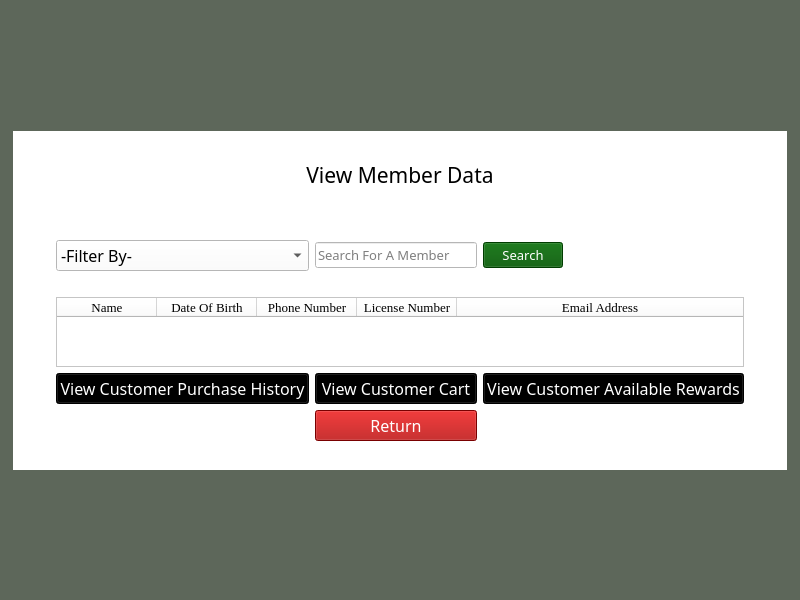
<?xml version="1.0" encoding="UTF-8"?>
<ui version="4.0">
 <class>MainWindow</class>
 <widget class="QMainWindow" name="MainWindow">
  <property name="geometry">
   <rect>
    <x>0</x>
    <y>0</y>
    <width>800</width>
    <height>600</height>
   </rect>
  </property>
  <property name="windowTitle">
   <string>Limitless Loyalty</string>
  </property>
  <property name="styleSheet">
   <string notr="true">background-color: rgb(93, 103, 90);</string>
  </property>
  <widget class="QWidget" name="centralwidget">
   <layout class="QGridLayout" name="gridLayout_2">
    <item row="2" column="0">
     <spacer name="horizontalSpacer_4">
      <property name="orientation">
       <enum>Qt::Horizontal</enum>
      </property>
      <property name="sizeHint" stdset="0">
       <size>
        <width>40</width>
        <height>20</height>
       </size>
      </property>
     </spacer>
    </item>
    <item row="4" column="1">
     <spacer name="verticalSpacer_4">
      <property name="orientation">
       <enum>Qt::Vertical</enum>
      </property>
      <property name="sizeHint" stdset="0">
       <size>
        <width>20</width>
        <height>40</height>
       </size>
      </property>
     </spacer>
    </item>
    <item row="1" column="1">
     <spacer name="horizontalSpacer_10">
      <property name="orientation">
       <enum>Qt::Horizontal</enum>
      </property>
      <property name="sizeHint" stdset="0">
       <size>
        <width>40</width>
        <height>20</height>
       </size>
      </property>
     </spacer>
    </item>
    <item row="2" column="2">
     <spacer name="horizontalSpacer_5">
      <property name="orientation">
       <enum>Qt::Horizontal</enum>
      </property>
      <property name="sizeHint" stdset="0">
       <size>
        <width>40</width>
        <height>20</height>
       </size>
      </property>
     </spacer>
    </item>
    <item row="0" column="1">
     <spacer name="verticalSpacer_3">
      <property name="orientation">
       <enum>Qt::Vertical</enum>
      </property>
      <property name="sizeHint" stdset="0">
       <size>
        <width>20</width>
        <height>40</height>
       </size>
      </property>
     </spacer>
    </item>
    <item row="3" column="1">
     <spacer name="horizontalSpacer_9">
      <property name="orientation">
       <enum>Qt::Horizontal</enum>
      </property>
      <property name="sizeHint" stdset="0">
       <size>
        <width>40</width>
        <height>20</height>
       </size>
      </property>
     </spacer>
    </item>
    <item row="2" column="1">
     <widget class="QWidget" name="gridWidget" native="true">
      <property name="styleSheet">
       <string notr="true">background-color: rgb(255, 255, 255);</string>
      </property>
      <layout class="QGridLayout" name="gridLayout">
       <item row="3" column="2">
        <spacer name="horizontalSpacer_6">
         <property name="orientation">
          <enum>Qt::Horizontal</enum>
         </property>
         <property name="sizeHint" stdset="0">
          <size>
           <width>40</width>
           <height>20</height>
          </size>
         </property>
        </spacer>
       </item>
       <item row="11" column="2">
        <widget class="QPushButton" name="viewCartBtn">
         <property name="font">
          <font>
           <family>Bell MT</family>
           <pointsize>12</pointsize>
          </font>
         </property>
         <property name="styleSheet">
          <string notr="true">background-color: rgb(0, 0, 0);
color: rgb(255, 255, 255);</string>
         </property>
         <property name="text">
          <string>View Customer Cart</string>
         </property>
        </widget>
       </item>
       <item row="5" column="1">
        <widget class="QComboBox" name="filterBox">
         <property name="font">
          <font>
           <family>Bell MT</family>
           <pointsize>12</pointsize>
          </font>
         </property>
         <item>
          <property name="text">
           <string>-Filter By-</string>
          </property>
         </item>
         <item>
          <property name="text">
           <string>Name</string>
          </property>
         </item>
         <item>
          <property name="text">
           <string>Date of Birth</string>
          </property>
         </item>
         <item>
          <property name="text">
           <string>Phone Number</string>
          </property>
         </item>
         <item>
          <property name="text">
           <string>License Number</string>
          </property>
         </item>
         <item>
          <property name="text">
           <string>Email</string>
          </property>
         </item>
        </widget>
       </item>
       <item row="5" column="0">
        <spacer name="horizontalSpacer_2">
         <property name="orientation">
          <enum>Qt::Horizontal</enum>
         </property>
         <property name="sizeHint" stdset="0">
          <size>
           <width>40</width>
           <height>20</height>
          </size>
         </property>
        </spacer>
       </item>
       <item row="15" column="1" colspan="2">
        <spacer name="horizontalSpacer_7">
         <property name="orientation">
          <enum>Qt::Horizontal</enum>
         </property>
         <property name="sizeHint" stdset="0">
          <size>
           <width>40</width>
           <height>20</height>
          </size>
         </property>
        </spacer>
       </item>
       <item row="5" column="3">
        <widget class="QPushButton" name="searchBtn">
         <property name="font">
          <font>
           <family>Bell MT</family>
           <pointsize>10</pointsize>
          </font>
         </property>
         <property name="styleSheet">
          <string notr="true">background-color: rgb(0, 85, 0);
color: rgb(255, 255, 255);</string>
         </property>
         <property name="text">
          <string>Search</string>
         </property>
        </widget>
       </item>
       <item row="7" column="1" colspan="4">
        <widget class="QTableWidget" name="tableWidget">
         <property name="font">
          <font>
           <family>MS Shell Dlg 2</family>
           <pointsize>10</pointsize>
          </font>
         </property>
         <property name="horizontalScrollBarPolicy">
          <enum>Qt::ScrollBarAsNeeded</enum>
         </property>
         <property name="sizeAdjustPolicy">
          <enum>QAbstractScrollArea::AdjustToContentsOnFirstShow</enum>
         </property>
         <property name="alternatingRowColors">
          <bool>false</bool>
         </property>
         <property name="selectionMode">
          <enum>QAbstractItemView::ExtendedSelection</enum>
         </property>
         <attribute name="horizontalHeaderCascadingSectionResizes">
          <bool>true</bool>
         </attribute>
         <attribute name="horizontalHeaderMinimumSectionSize">
          <number>50</number>
         </attribute>
         <attribute name="horizontalHeaderStretchLastSection">
          <bool>true</bool>
         </attribute>
         <attribute name="verticalHeaderCascadingSectionResizes">
          <bool>false</bool>
         </attribute>
         <column>
          <property name="text">
           <string>Name</string>
          </property>
          <property name="font">
           <font>
            <family>Times New Roman</family>
            <pointsize>10</pointsize>
           </font>
          </property>
         </column>
         <column>
          <property name="text">
           <string>Date Of Birth</string>
          </property>
          <property name="font">
           <font>
            <family>Times New Roman</family>
            <pointsize>10</pointsize>
           </font>
          </property>
         </column>
         <column>
          <property name="text">
           <string>Phone Number</string>
          </property>
          <property name="font">
           <font>
            <family>Times New Roman</family>
            <pointsize>10</pointsize>
           </font>
          </property>
         </column>
         <column>
          <property name="text">
           <string>License Number</string>
          </property>
          <property name="font">
           <font>
            <family>Times New Roman</family>
            <pointsize>10</pointsize>
           </font>
          </property>
         </column>
         <column>
          <property name="text">
           <string>Email Address</string>
          </property>
          <property name="font">
           <font>
            <family>Times New Roman</family>
            <pointsize>10</pointsize>
           </font>
          </property>
         </column>
        </widget>
       </item>
       <item row="14" column="2">
        <widget class="QPushButton" name="returnBtn">
         <property name="font">
          <font>
           <family>Bell MT</family>
           <pointsize>12</pointsize>
          </font>
         </property>
         <property name="styleSheet">
          <string notr="true">background-color: rgb(170, 0, 0);
color: rgb(255, 255, 255);</string>
         </property>
         <property name="text">
          <string>Return</string>
         </property>
         <property name="autoDefault">
          <bool>true</bool>
         </property>
        </widget>
       </item>
       <item row="0" column="2">
        <spacer name="horizontalSpacer_8">
         <property name="orientation">
          <enum>Qt::Horizontal</enum>
         </property>
         <property name="sizeHint" stdset="0">
          <size>
           <width>40</width>
           <height>20</height>
          </size>
         </property>
        </spacer>
       </item>
       <item row="5" column="4">
        <spacer name="horizontalSpacer_11">
         <property name="orientation">
          <enum>Qt::Horizontal</enum>
         </property>
         <property name="sizeHint" stdset="0">
          <size>
           <width>40</width>
           <height>20</height>
          </size>
         </property>
        </spacer>
       </item>
       <item row="2" column="0" colspan="6">
        <widget class="QLabel" name="errMsg">
         <property name="font">
          <font>
           <family>Bell MT</family>
           <pointsize>10</pointsize>
          </font>
         </property>
         <property name="styleSheet">
          <string notr="true">color: rgb(255, 255, 255);</string>
         </property>
         <property name="text">
          <string>&lt;DEFAULT ERROR TEXT&gt;</string>
         </property>
         <property name="alignment">
          <set>Qt::AlignCenter</set>
         </property>
        </widget>
       </item>
       <item row="6" column="5">
        <spacer name="horizontalSpacer">
         <property name="orientation">
          <enum>Qt::Horizontal</enum>
         </property>
         <property name="sizeHint" stdset="0">
          <size>
           <width>40</width>
           <height>20</height>
          </size>
         </property>
        </spacer>
       </item>
       <item row="5" column="2">
        <widget class="QLineEdit" name="searchBox">
         <property name="font">
          <font>
           <family>Bell MT</family>
           <pointsize>10</pointsize>
          </font>
         </property>
         <property name="inputMask">
          <string/>
         </property>
         <property name="text">
          <string/>
         </property>
         <property name="placeholderText">
          <string>Search For A Member</string>
         </property>
         <property name="clearButtonEnabled">
          <bool>true</bool>
         </property>
        </widget>
       </item>
       <item row="11" column="1">
        <widget class="QPushButton" name="viewPurchases">
         <property name="font">
          <font>
           <family>Bell MT</family>
           <pointsize>12</pointsize>
          </font>
         </property>
         <property name="styleSheet">
          <string notr="true">background-color: rgb(0, 0, 0);
color: rgb(255, 255, 255);</string>
         </property>
         <property name="text">
          <string>View Customer Purchase History</string>
         </property>
         <property name="autoDefault">
          <bool>true</bool>
         </property>
        </widget>
       </item>
       <item row="11" column="3" colspan="2">
        <widget class="QPushButton" name="viewRewardsBtn">
         <property name="font">
          <font>
           <family>Bell MT</family>
           <pointsize>12</pointsize>
          </font>
         </property>
         <property name="styleSheet">
          <string notr="true">background-color: rgb(0, 0, 0);
color: rgb(255, 255, 255);</string>
         </property>
         <property name="text">
          <string>View Customer Available Rewards</string>
         </property>
         <property name="autoDefault">
          <bool>true</bool>
         </property>
        </widget>
       </item>
       <item row="1" column="0" colspan="6">
        <widget class="QLabel" name="label">
         <property name="font">
          <font>
           <family>Bell MT</family>
           <pointsize>16</pointsize>
          </font>
         </property>
         <property name="text">
          <string>View Member Data</string>
         </property>
         <property name="alignment">
          <set>Qt::AlignCenter</set>
         </property>
        </widget>
       </item>
      </layout>
     </widget>
    </item>
   </layout>
  </widget>
 </widget>
 <resources/>
 <connections/>
</ui>
